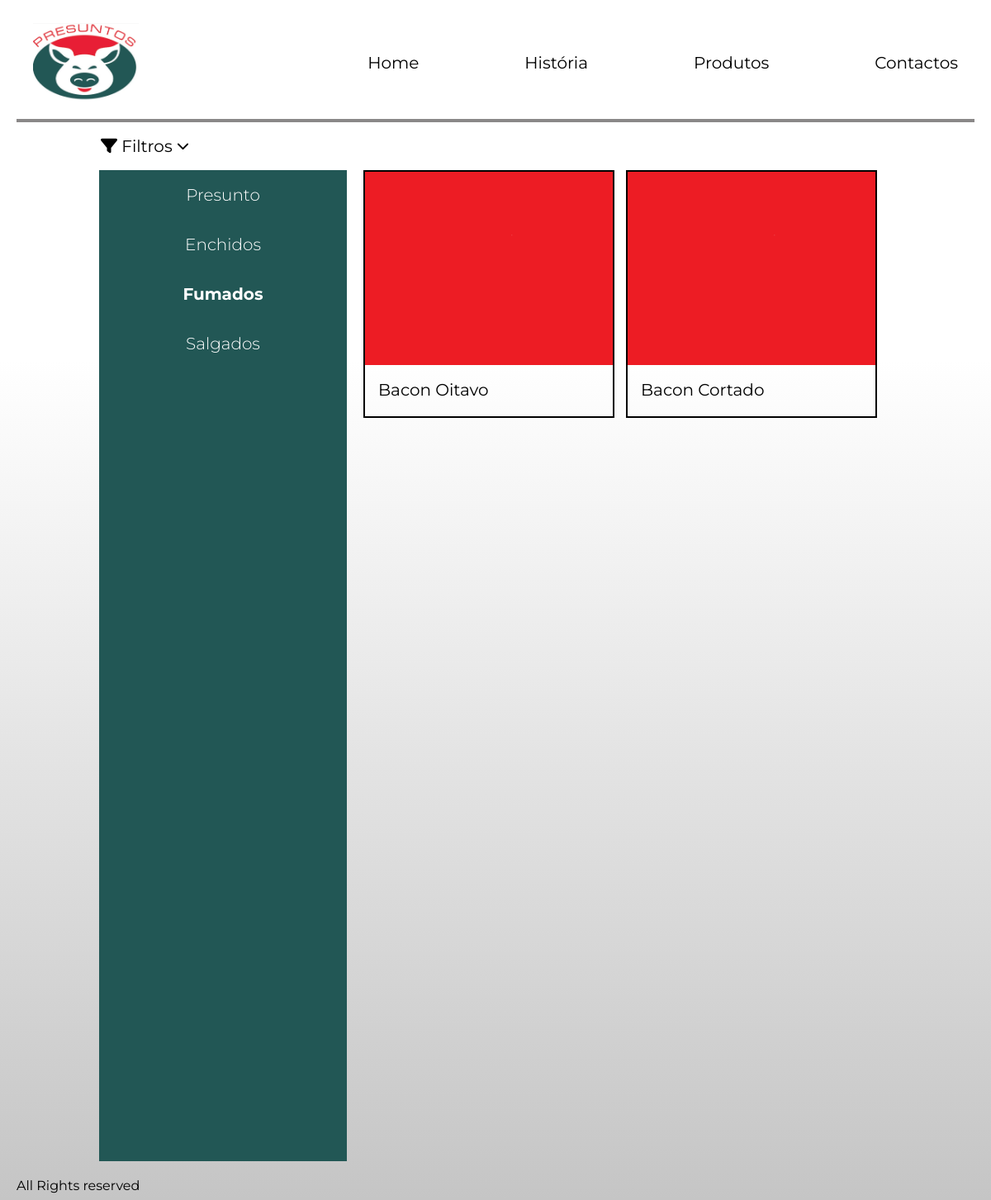
The app's page /produtos/Fumados with its own data.
### front/models.py (models this page shows, shortened)
class Tipo(models.Model):
    name = models.CharField(max_length=200)

class Produto(models.Model):
    name = models.CharField(max_length=200)
    description = models.CharField(max_length=200)
    tipo = models.ForeignKey(Tipo, on_delete=models.CASCADE)
    nutInfo = models.CharField(max_length=400)
    imagePath= models.CharField(max_length=200)
    inView=models.BooleanField()

### front/views.py (the view)
# urls.py: path("produtos/<str:tipo>",views.showProdutos, name="produtos"),
def showProdutos(request,tipo):
    value = Tipo.objects.get(name = tipo)
    lista = Produto.objects.filter(tipo = value.id)
    tipos = Tipo.objects.all()
    return render(request,"produtos.html",{"lista":lista,"tipos":tipos,"escolhido":value.name})

### front/templatetags/tags.py (called while the page is built)
@register.filter(name="cleanURL")
def cleanURL(value):
    clean = value.replace("/","-").replace(" ","-")
    return clean

### front/templates/produtos.html
{% extends "base.html" %}
{% load tags %}
{% load static %}
{% block styles %}
    <link rel="stylesheet" href="/static/produtos.css" type="text/css">
{% endblock styles %}
{% block content %}
    <div id="content">
        <button id="filter-button">
            <p><i class="fa-solid fa-filter"></i> Filtros <i id="icon" class="fa-solid fa-chevron-down  fa-xs"></i> </p>
        </button>
        <div id="filtros-produtos" >
                <div id="filtros">
                    {% for tipo in tipos %}
                        {% if escolhido == tipo.name %}
                            <a id="selected" href="/produtos/{{ tipo.name}}" >{{tipo.name}}</a>
                        {% else %}
                            <a id="normal" href="/produtos/{{ tipo.name}}" >{{tipo.name}}</a>
                        {% endif %}
                    {% endfor %}
                </div>
            <div id="produtos-list">
                {% for product in lista %}
                    {% if product.inView == True %}
                    <a href="/produto/{{product.name|cleanURL}}" >
                        <div id="produto">
                            <img src="{% static "" %}{{product.imagePath}}.png" alt="{{product.imagePath.}}">
                            <p>{{product.name}}</p>
                        </div>
                    </a>
                    {% endif %}
                {% endfor %}
            </div>
        </div>
    </div>
{% endblock content %}

### front/static/base.css (style rules this page uses)
:root { --dark-green: rgba(34,87,85,255); }
* { font-family: "Montserrat", sans-serif; }
body { margin-left:1.25rem; margin-right:1.25rem; background: linear-gradient(to bottom, white 30%, rgb(197, 197, 197)); background-attachment: fixed; }
a { text-decoration: none; color:black; font-size :1.25rem; line-height:1.75rem; font-family: "Montserrat", sans-serif; font-optical-sizing: auto; font-weight: 400; font-style: normal; }
p { text-decoration: none; color:black; font-size : 1.25rem; font-family: "Montserrat", sans-serif; font-optical-sizing: auto; font-weight: 400; font-style: normal; margin:1rem 1rem; }

### front/static/produtos.css (style rules this page uses)
#content { display:flex; flex-direction: column; margin-left:5rem; margin-right:5rem; }
#filtros-produtos { display:flex; min-height: 1200px; margin:0rem 1.25rem 1.25rem 1.25rem; }
#filter-button { border:none; background-color: transparent; width: 100%; display: flex; justify-content: flex-start; }
#icon { transition: all 0.5s; }
#filtros { display:flex; flex-direction:column; vertical-align:top; align-items: center; flex-shrink: 1; max-width:300px; width: 100%; row-gap:2rem; padding-top:1rem; margin-right:1.25rem; height: inherit; transition: all 0.5s; overflow: hidden; background-color: var(--dark-green); }
#normal { color:white; font-size:1.25rem; font-weight:300; }
#selected { color:white; font-size:1.25rem; font-weight: 700; }
#produtos-list { margin:0 1rem 1rem 0rem; display:grid; column-gap:0.75rem; row-gap: 0.75rem; grid-template-columns: repeat(auto-fill, minmax(300px, 1fr)); grid-auto-columns: 300px; width: 100%; }
#produtos-list a { display:block; width:fit-content; }
#produto { display:flex; flex-direction: column; border-style: solid; border-color: black; border-width: 2px; max-width: 300px; flex-shrink: 1; }
#produto img { max-width: 300px; max-height: 250px; flex-shrink: 1; }
#produto p { text-overflow: ellipsis; overflow: hidden; height:30px; }

### records on screen
Tipo: name "Presunto"
Tipo: name "Enchidos"
Tipo: name "Fumados"
Tipo: name "Salgados"
Produto: imagePath (picture), name "Bacon Oitavo"
Produto: imagePath (picture), name "Bacon Cortado"
